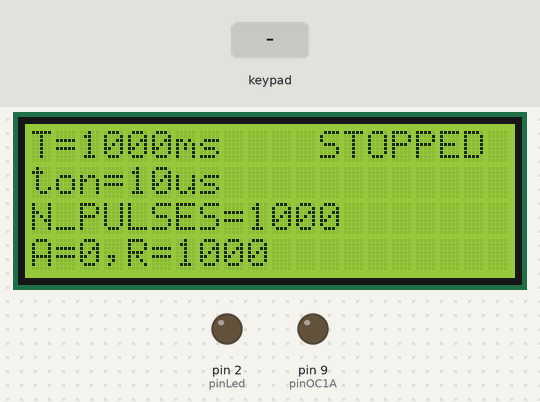
Bench run of a sketch on a simulated Arduino Uno, built with avr-gcc and run on an emulated ATmega328P. Shown: 20×4 character LCD, output pins drawn as LEDs (lit = HIGH). The inputs (shaded band) are chosen by the test bench.

Above: at 1.2 s.
1.3 s: key 'A' pressed
At 1.9 s:
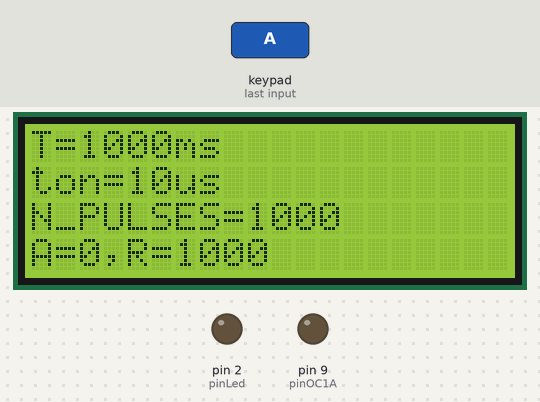
4.0 s: keypad keys 5 6 7 8 A pressed 0.4 s apart
At 6.5 s:
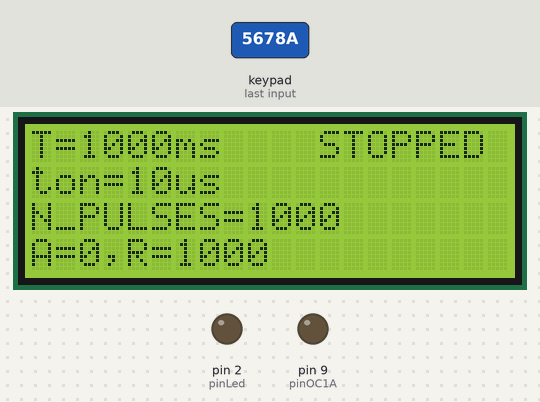
7.5 s: key 'B' pressed
At 8.0 s:
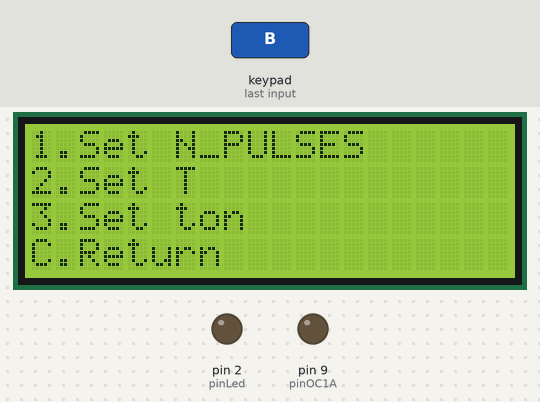
9.0 s: keypad keys 1 0 1 1 1 2 1 3 pressed 0.4 s apart
At 9.9 s:
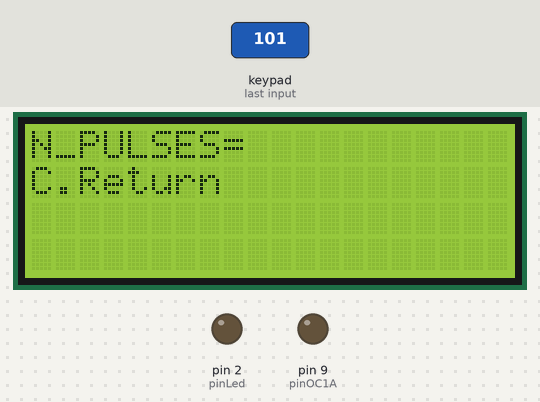
13.7 s: key 'C' pressed
At 14.0 s:
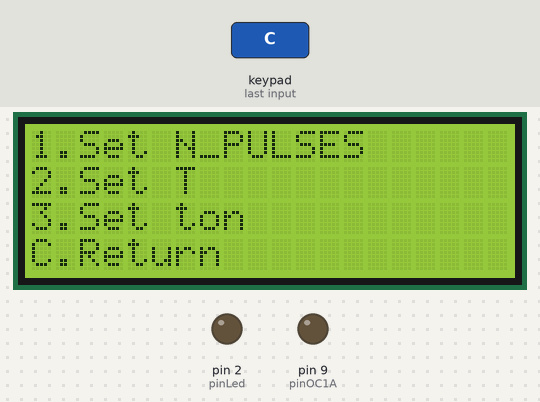
15.2 s: key '2' pressed
At 15.75 s:
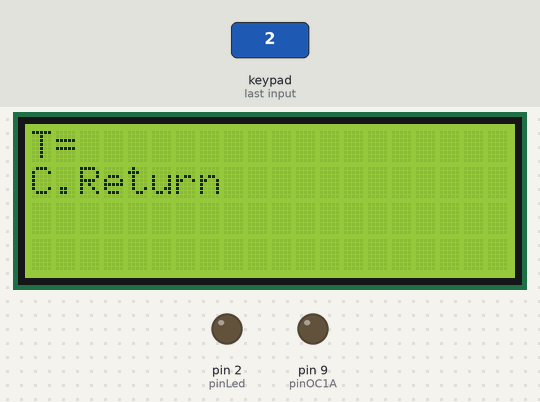
Timing chart, 0 to 18.2 s (numbered marks = the images above; inputs shaded):
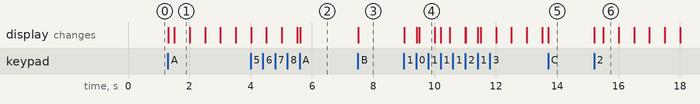

Measured:
- after the input at 1.3 s, the display: first changes at once (image 1 shows a later state)
- after the input at 4.0 s, the display: first differs from a run without the input after 1.6 s (image 2)
- after the input at 7.5 s, the display: changes at once (image 3)
- after the input at 9.0 s, the display: first changes at once (image 4 shows a later state)
- after the input at 13.7 s, the display: changes at once (image 5)
- after the input at 15.2 s, the display: first changes at once (image 6 shows a later state)
- what the display in image 1 shows lasts 0.5 s, from 1.5 s to 2.0 s

The sketch:

pulse_generator.ino
```cpp
/*
  Este programa ha sido creado para generar, a través de la salida digital 9 de un Arduino UNO v3,
  una señal correspondiente a un pulso de 5V repetitivo de ton ajustable y un periodo tambien ajustable (T).
  Por otro lado, tambien se desea controlar el número de pulsos (np) a generar pudiendo ser entre 1 e infinito.

  Como periféricos tendremos un keypad de 4x4 y un dispkay de 4 filas de 20 caracteres cada una (2004).

  Los parámetros a ajustar serán:
  1. ton (mínimo 1us, máximo 10us)
  2. T (mínimo 0.5s, máximo 100000s)
  3. np (mínimo 1, máximo infinito)


  En este ejemplo, utilizando el timer1 en modo de trabajo fastPWM se ha implementando
  una funcion startBurst que permite enviar un tren de impulsos (n_pulses)
  a una determinada frecuencia y duty_cycle. El estado inicial y final del tren de pulsos es LOW.
  Tambien se ha implementado una primera aproximación de la función startBurtsTrain que permite
  enviar un tren de bursts separados un determinado tiempo. Esta primera aproximación es un
  poco burda ya que hace uso de la función delay lo que provoca desajustes temporales entre
  trenes de pulsos, especialmente cuando el delay entre trenes se aproxima a 1 ms.

  pinUS (9) es la salida US
  pinIR (2) es el pin IR
  pinVIS (7) es el pin VIS
  pinButtonStart (2) es el start

*/
/*
  Hardware: Arduino UNO v3

*/

#include <LiquidCrystal.h>
#include <Keypad.h>

//Crear el objeto LCD con los números correspondientes (rs, en, d19, d18, d17, d16)
LiquidCrystal lcd(14, 15, 19, 18, 17, 16);
const unsigned int DISPLAY_N_COLUMNS = 20;
const unsigned int DISPLAY_N_ROWS = 4;

#define             pinOC1A 9   //timer 1 OC1A (Pulse output)
#define             pinLed 2    //Led output pin para señalizar la generación del pulso

//Crear un objeto keypad
const int KEYPAD_N_ROWS = 4; //four rows
const int KEYPAD_N_COLUMNS = 4; //four columns

char keys[KEYPAD_N_ROWS][KEYPAD_N_COLUMNS] = {
  {'1', '2', '3', 'A'},
  {'4', '5', '6', 'B'},
  {'7', '8', '9', 'C'},
  {'0', 'F', 'E', 'D'}
};

byte pin_rows[KEYPAD_N_ROWS] = {5, 6, 7, 8}; //connect to the row pinouts of the keypad
byte pin_columns[KEYPAD_N_COLUMNS] = {10, 11, 12, 13}; //connect to the column pinouts of the keypad

Keypad keypad = Keypad( makeKeymap(keys), pin_rows, pin_columns, KEYPAD_N_ROWS, KEYPAD_N_COLUMNS);

char const START_STOP_KEY = 'A';
char const ENTER_MENU_KEY = 'B';
char const RETURN_MENU_KEY = 'C';
char const  RESET_COUNTER_KEY = "D";

// Generator Status
byte OUTPUT_STATUS = 0;
// DISPLAY_STATUS
byte const DISPLAY_IN_MAIN_WINDOW = 1;
byte const DISPLAY_IN_MAIN_MENU = 2;
byte const DISPLAY_IN_SUBMENU_1 = 4;
byte const DISPLAY_IN_SUBMENU_2 = 8;
byte const DISPLAY_IN_SUBMENU_3 = 16;
byte DISPLAY_STATUS = DISPLAY_IN_MAIN_WINDOW;
bool FIRST_DIGIT = true;

// Timer 1 initial config
unsigned const int  timer1Prescaler = 1;              //valid values are: {1, 8, 64, 256, 1024}
unsigned const long desired_freq = 40000;             //40000Hz -> T=25us, 25000Hz -> 40us. Valid freq 245 Hz - 8000000 . Recommended 245 - 1000000
const byte          desired_dutycycle = 10;           // valid values [1,99]. Remember that is inverted. pe 10 is 10% off

// Generator running params
unsigned int        T = 1000;                         //period in milli_seconds
unsigned int const  MIN_T = 500;
unsigned int const  MAX_T = 100000;
unsigned long       np = 1000;                        //number of programmed pulses to generate
unsigned long       MAX_np = 100000000;
unsigned long       MIN_np = 0;
unsigned int        ton = 10;                         //ton of the generated pulse (in useconds)
unsigned int const  MIN_TON = 1;
unsigned int const  MAX_TON = 100;
unsigned long       generated_pulses_counter = 0;     //Auto described

unsigned const long debounceDelay = 5000;             // in ms
unsigned long       lastTimeButtonPressed = 0;        // in ms
bool                lastButtonState = HIGH;

void initPortAsOutput(const byte pinNumber,
                      const bool initialState) {
  //Initialize pins
  pinMode(pinNumber, OUTPUT);
  digitalWrite(pinNumber, initialState);
}

void initPortAsInput( const byte pinNumber,
                      const byte mode) {
  //Initialize pins
  pinMode(pinNumber, mode);
}

void initTimer1(unsigned const long cpu_freq,
                unsigned const int  prescaler,
                unsigned const long freq,
                const byte          dutycicle) {

  TCCR1A = 0;
  TCCR1B = 0;

  // Set output compare mode
  //TCCR1A |= (1 << COM1A1); //non-inverting mode

  //inverting mode. We work as inverting because in non-inverting mode we have
  //indesirable side effects like a last pulse that shouldn't be there or
  //an indesirable elongation of the first pulse on every burst.
  //Then, you have to take into account that duty_cyce must be also inverted
  TCCR1A |= (1 << COM1A1) | (1 << COM1A0);

  //Configure the operation mode (fast PWM Mode 14)
  TCCR1A |= (1 << WGM11);
  TCCR1B |= (1 << WGM12);
  TCCR1B |= (1 << WGM13);

  //Configure the output compare register A and I
  // Set PWM frequency/TOP value

  ICR1 = (cpu_freq / (prescaler * freq)) - 1;
  //Serial.print("ICR1 = ");
  //Serial.println(ICR1);
  // Set the duty cycle
  OCR1A = ICR1 * (dutycicle / 100.0) ;
  //Serial.print("OCR1A = ");
  //Serial.println(OCR1A);
  //Enable Timer1 overflow Interrupt
  TIMSK1 = TIMSK1 | (1 << TOIE1);
}

void startTimer1(unsigned int prescaler) {
  TCCR1B = TCCR1B | (1 << CS10);            //prescaler a 1. fclk de 16.000.000 Hz (0.0625us)
  //TCCR1B = TCCR1B | (1<<CS11);              //prescaler a 8. fclk de  2.000.000 Hz (0.5us)
  //TCCR1B = TCCR1B | (1<<CS11) | (1<<CS10);  //prescaler a 64. fclk de   250.000 Hz (4us)
  //TCCR1B = TCCR1B | (1<<CS12);              //prescaler a 256. fclk de   62.500 Hz (16us)
  //TCCR1B = TCCR1B | (1<<CS12) | (1<<CS10);    //prescaler a 1024. fclk de  15.625 Hz (64us)
}


//Timer1 Overflow ISR
//Este timer es el que genera el burst o tren de pulsos

ISR(TIMER1_OVF_vect)
{
  //Existe un pequeño retardo hasta que la salida se desconecta.
  //Esto es debido a que el timer sigue contando cuando entramos en esta función y en consecuencia
  //la la salida se pone a 1.
  //Eso da lugar a un pequeño pulso

  //En resumen. Al llegar a la siguiente linea el TCNT1 ya va aprox por 72 counts lo
  //que da lugar a un pulso de aprox 0.0625us x 72 = 4.5us aprox.
  /*
    if (n_pulses_per_burst>=desired_n_pulses_per_burst)
    {
    TCCR1A &= 0b00111111;         //Disconnect the output
    TCCR1B = TCCR1B & 0b11111110; //stop the timer1
    n_pulses_per_burst = 0;
    TCNT1 = 0;                    //reset the timer
    //Here we have to switchoff the IR Led
    digitalWrite(pinIR, LOW);
    }
    else
    {
    n_pulses_per_burst++;
    }
  */
}

void startGenerator(
  const byte          pinNumber,
  unsigned const long cpu_freq,
  unsigned const int  timer_prescaler,
  unsigned const long desired_freq,
  const byte          desired_dutycycle
) {
  cli();  // disable all interrupts
  initPortAsOutput(pinNumber, LOW); //the pulse generator pin output
  initTimer1(cpu_freq, timer_prescaler, desired_freq, desired_dutycycle);
  sei(); // enable global interrupts
  startTimer1(timer_prescaler);
}

void setup() {
  // initialize serial communication at 9600 bits per second:
  Serial.begin(9600);
  // Inicializar el LCD con el número de  columnas y filas del LCD
  lcd.begin(DISPLAY_N_COLUMNS, DISPLAY_N_ROWS);
  lcd.clear();
  initPortAsOutput(pinOC1A, LOW);
  initPortAsOutput(pinLed, LOW);
  OUTPUT_STATUS = 0;
  DISPLAY_STATUS = DISPLAY_IN_MAIN_WINDOW;
}

void loop() {
  manageKeyboardEvent(keypad.getKey());
  updateDisplay(DISPLAY_STATUS);
}

void manageKeyboardEvent(char key) {
  if (key) {
    lcd.clear();
    if (DISPLAY_STATUS == DISPLAY_IN_MAIN_WINDOW) {
      // Manage the start/stop of the output
      if (key == START_STOP_KEY) {
        OUTPUT_STATUS = !OUTPUT_STATUS;
      } else if (key == ENTER_MENU_KEY && OUTPUT_STATUS == 0) {
        DISPLAY_STATUS = DISPLAY_IN_MAIN_MENU;
      }
    }
    else if (DISPLAY_STATUS == DISPLAY_IN_MAIN_MENU) {
      // MAIN_MENU
      // 1. Set N_PULSES
      // 2. Set T
      // 3. Set ton
      // *. Return
      if (key == '1') {
        DISPLAY_STATUS = DISPLAY_IN_SUBMENU_1;
      }
      else if (key == '2') {
        DISPLAY_STATUS = DISPLAY_IN_SUBMENU_2;
      }
      else if (key == '3') {
        DISPLAY_STATUS = DISPLAY_IN_SUBMENU_3;
      }
      else if (key == RETURN_MENU_KEY) {
        DISPLAY_STATUS = DISPLAY_IN_MAIN_WINDOW;
      }
    }
    else if (DISPLAY_STATUS == DISPLAY_IN_SUBMENU_1) {
      // Getting N_PULSES
      if (key == RETURN_MENU_KEY) {
        FIRST_DIGIT = true;
        DISPLAY_STATUS = DISPLAY_IN_MAIN_MENU;
      }
      else if (isDigit(key)) {
        if (FIRST_DIGIT) {
          np = long(key - '0');
          FIRST_DIGIT = false;
        }
        else {
          np = np * 10 + long(key - '0');
        }
        if (np > MAX_np){
          np = MAX_np;
        }
      }
    }
    else if (DISPLAY_STATUS == DISPLAY_IN_SUBMENU_2) {
      // Getting T
      if (key == RETURN_MENU_KEY) {
        if (T < MIN_T) {
          T = MIN_T;
        }
        else if (T > MAX_T) {
          T = MAX_T;
        }
        FIRST_DIGIT = true;
        DISPLAY_STATUS = DISPLAY_IN_MAIN_MENU;
      }
      else if (isDigit(key)) {
        if (FIRST_DIGIT) {
          T = int(key - '0');
          FIRST_DIGIT = false;
        }
        else {
          T = T * 10 + int(key - '0');
        }
      }
    }
    else if (DISPLAY_STATUS == DISPLAY_IN_SUBMENU_3) {
      // Getting ton
      if (key == RETURN_MENU_KEY) {
        if (ton < MIN_TON) {
          ton = MIN_TON;
        }
        else if (ton > MAX_TON) {
          ton = MAX_TON;
        }
        FIRST_DIGIT = true;
        DISPLAY_STATUS = DISPLAY_IN_MAIN_MENU;
      }
      else if (isDigit(key)) {
        if (FIRST_DIGIT) {
          ton = int(key - '0');
          FIRST_DIGIT = false;
        }
        else {
          ton = ton * 10 + int(key - '0');
        }
      }
    }
  }
}

void updateDisplay(byte displayStatus) {
  if (displayStatus == DISPLAY_IN_MAIN_WINDOW)
  {
    // MAIN WINDOW
    // First row
    lcd.setCursor(0, 0); // (columna, fila)
    lcd.print("T=");
    lcd.print(T);
    lcd.print("ms");
    // indicates the state of the generator with blinking efect
    String text = "    STOPPED";
    if (OUTPUT_STATUS) {
      if ((millis()%1000)>500){
        text = "           ";
      }else{
        text = "    RUNNING";
      }
    }
    lcd.print(text);
    // Second row
    lcd.setCursor(0, 1); // (columna, fila)
    lcd.print("ton=");
    lcd.print(ton);
    lcd.print("us");
    // Third row
    lcd.setCursor(0, 2); // (columna, fila)
    if (np == 0) {
      lcd.print("N_PULSES=INF");
    } else {
      lcd.print("N_PULSES=");
      lcd.print(np);
    }
    // Fourth row
    lcd.setCursor(0, 3); // (columna, fila)
    lcd.print("A=");
    lcd.print(generated_pulses_counter);
    lcd.print(",");
    lcd.print("R=");
    lcd.print(np - generated_pulses_counter);
  }
  if (displayStatus == DISPLAY_IN_MAIN_MENU) {
    // MAIN_MENU
    lcd.setCursor(0, 0); // (columna, fila)
    lcd.print("1.Set N_PULSES");
    lcd.setCursor(0, 1); // (columna, fila)
    lcd.print("2.Set T");
    lcd.setCursor(0, 2); // (columna, fila)
    lcd.print("3.Set ton");
    lcd.setCursor(0, 3); // (columna, fila)
    lcd.print(String(RETURN_MENU_KEY) + ".Return");
  }
  if (displayStatus == DISPLAY_IN_SUBMENU_1) {
    // SUBMENU_1
    // N_PULSES=XXXXXX
    // *.Return
    lcd.setCursor(0, 0); // (columna, fila)
    lcd.print("N_PULSES=");
    // indicates the number of pulse blinking
    if ((millis()%1000)>500){
      lcd.print("              ");
    }else{
      if (np == 0){
        lcd.print("INFINITE");
      }
      else{
        lcd.print(np);
      }
    }
    lcd.setCursor(0, 1); // (columna, fila)
    lcd.print(String(RETURN_MENU_KEY) + ".Return");
  }
  if (displayStatus == DISPLAY_IN_SUBMENU_2) {
    // SUBMENU_2
    // T=XXXXXXms
    // *.Return
    lcd.setCursor(0, 0); // (columna, fila)
    lcd.print("T=");
    // indicates T blinking
    if ((millis()%1000)>500){
      lcd.print("              ");
    }else{
      lcd.print(T + String("ms"));
    }
    lcd.setCursor(0, 1); // (columna, fila)
    lcd.print(String(RETURN_MENU_KEY) + ".Return");
  }
  if (displayStatus == DISPLAY_IN_SUBMENU_3) {
    // SUBMENU_3
    // ton=XXXus
    // *.Return
    lcd.setCursor(0, 0); // (columna, fila)
    lcd.print("ton=");
    // indicates ton blinking
    if ((millis()%1000)>500){
      lcd.print("              ");
    }else{
      lcd.print(ton + String("us"));
    }
    lcd.setCursor(0, 1); // (columna, fila)
    lcd.print(String(RETURN_MENU_KEY) + ".Return");
  }
}
```
